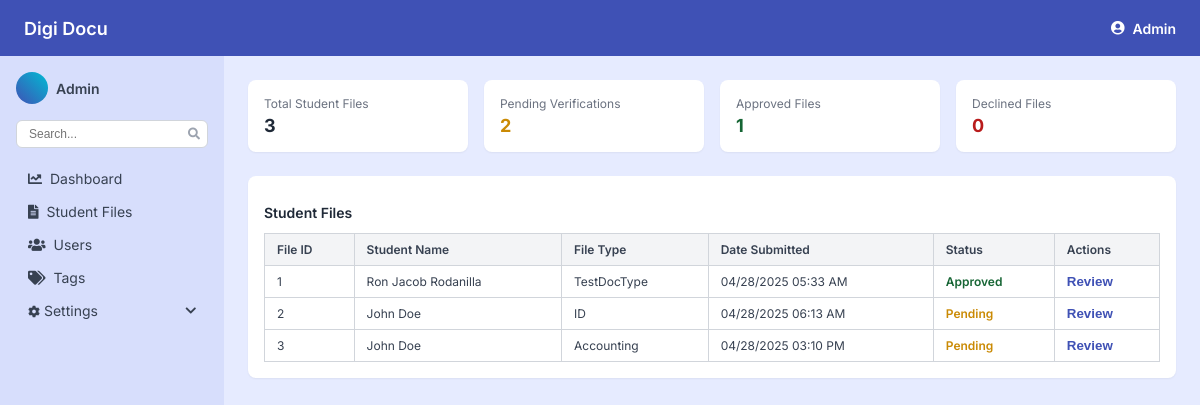
The app's page /documents.php (signed in) with its own data.
### tables this page shows
CREATE TABLE `user` (
  `user_id` int(11) NOT NULL,
  `stud_id` int(20) DEFAULT NULL,
  `email` varchar(255) NOT NULL,
  `user_name` varchar(255) NOT NULL,
  `password` varchar(255) NOT NULL,
  `role` enum('Student','Admin','Dean','Registrar') NOT NULL
);

CREATE TABLE `document` (
  `doc_id` int(11) NOT NULL,
  `stud_id` int(11) NOT NULL,
  `file_name` varchar(255) NOT NULL,
  `doc_type` varchar(100) NOT NULL,
  `doc_desc` varchar(255) DEFAULT NULL,
  `status` enum('Pending','Approved','Declined') DEFAULT 'Pending',
  `created_by` varchar(255) DEFAULT 'Admin',
  `uploaded_at` timestamp NOT NULL DEFAULT current_timestamp(),
  `updated_at` timestamp NOT NULL DEFAULT current_timestamp() ON UPDATE current_timestamp()
);

CREATE TABLE `student` (
  `stud_id` int(11) NOT NULL,
  `name` varchar(255) NOT NULL,
  `course` varchar(255) NOT NULL,
  `year_level` varchar(50) NOT NULL,
  `qpa` decimal(3,2) DEFAULT NULL,
  `min_grade` decimal(3,2) DEFAULT NULL,
  `is_regular_student` tinyint(1) DEFAULT 1,
  `took_only_curriculum_courses` tinyint(1) DEFAULT 1,
  `has_incomplete_grade` tinyint(1) DEFAULT 0,
  `has_dropped_or_failed` tinyint(1) DEFAULT 0,
  `violated_rules` tinyint(1) DEFAULT 0,
  `attendance_percent` decimal(5,2) DEFAULT NULL,
  `eligible` tinyint(1) DEFAULT NULL,
  `created_at` timestamp NOT NULL DEFAULT current_timestamp(),
  `updated_at` timestamp NOT NULL DEFAULT current_timestamp() ON UPDATE current_timestamp()
);

### documents.php (the view, shortened to what this page needs)
<?php
include('include/db.php');
$totalFiles = 0;
$pendingFiles = 0;
$approvedFiles = 0;
$declinedFiles = 0;
$documents = [];
$sql = "SELECT
            COUNT(*) AS total,
            SUM(CASE WHEN status = 'Pending' THEN 1 ELSE 0 END) AS pending,
            SUM(CASE WHEN status = 'Approved' THEN 1 ELSE 0 END) AS approved,
            SUM(CASE WHEN status = 'Declined' THEN 1 ELSE 0 END) AS declined
        FROM document";
$result = $conn->query($sql);
if ($result && $row = $result->fetch_assoc()) {
    $totalFiles = $row['total'];
    $pendingFiles = $row['pending'];
    $approvedFiles = $row['approved'];
    $declinedFiles = $row['declined'];
}
$sql = "SELECT document.doc_id, document.doc_type, document.uploaded_at, document.status, student.name
        FROM document
        INNER JOIN student ON document.stud_id = student.stud_id";
$result = $conn->query($sql);
if ($result && $result->num_rows > 0) {
    while ($row = $result->fetch_assoc()) {
        $documents[] = $row;
    }
}
?>
<html lang="en">
<head>
  <link
    rel="stylesheet"
    href="https://cdnjs.cloudflare.com/ajax/libs/font-awesome/5.15.3/css/all.min.css"/>
 <link rel="stylesheet" href="css/styles.css">
</head>
<body>
<?php include('include/header.php'); ?>
<div class="container">
<?php include('include/sidebar.php'); ?>
    <main>
      <section class="stats-grid">
        <div class="stat-card">
          <p>Total Student Files</p>
          <p><?php echo $totalFiles; ?></p>
        </div>
        <div class="stat-card">
          <p>Pending Verifications</p>
          <p class="stat-yellow"><?php echo $pendingFiles; ?></p>
        </div>
        <div class="stat-card">
          <p>Approved Files</p>
          <p class="stat-green"><?php echo $approvedFiles; ?></p>
        </div>
        <div class="stat-card">
          <p>Declined Files</p>
          <p class="stat-red"><?php echo $declinedFiles; ?></p>
        </div>
      </section>
      <section class="table-container">
        <h2>Student Files</h2>
        <table>
          <thead>
            <tr>
              <th>File ID</th>
              <th>Student Name</th>
              <th>File Type</th>
              <th>Date Submitted</th>
              <th>Status</th>
              <th>Actions</th>
            </tr>
          </thead>
          <tbody>
            <?php foreach ($documents as $doc): ?>
            <tr onclick="window.location.href='document-detail.php?doc_id=<?php echo $doc['doc_id']; ?>'">
              <td><?php echo htmlspecialchars($doc['doc_id']); ?></td>
              <td><?php echo htmlspecialchars($doc['name']); ?></td>
              <td><?php echo htmlspecialchars($doc['doc_type']); ?></td>
              <td><?= date('m/d/Y h:i A', strtotime($doc['uploaded_at'])) ?></td>
              <td class="<?php
                  echo ($doc['status'] == 'Pending') ? 'status-pending' :
                      (($doc['status'] == 'Approved') ? 'status-approved' :
                      (($doc['status'] == 'Declined') ? 'status-declined' : 'status-inreview'));
              ?>">
                <?php echo htmlspecialchars($doc['status']); ?>
              </td>
              <td>
                <button class="action-button" onclick="event.stopPropagation(); window.location.href='document-detail.php?doc_id=<?php echo $doc['doc_id']; ?>'">Review</button>
              </td>
            </tr>
          <?php endforeach; ?>
          </tbody>
        </table>
      </section>
    </main>
  </div>
</body>
</html>

### include/header.php (shortened to what this page needs)
<?php
if (isset($_SESSION['user_id'])) {
    $user_id = $_SESSION['user_id'];
    $sql = "SELECT user_name FROM user WHERE user_id = ?";
    $stmt = $conn->prepare($sql);
    $stmt->bind_param("i", $user_id);
    $stmt->execute();
    $result = $stmt->get_result();
    $user = $result->fetch_assoc();
}
?>
<header>
    <div onclick="window.location.href='landing.php'">Digi Docu</div>
    <div class="user-menu">
        <div class="user" onclick="toggleDropdown()">
            <i class="fas fa-user-circle"></i>
            <span><?php echo htmlspecialchars($user['user_name'] ?? 'User'); ?></span>
        </div>
    </div>
</header>

### include/sidebar.php (shortened to what this page needs)
<?php
$role = $_SESSION['role'] ?? 'Guest';
?>
<aside>
  <div class="profile">
    <div class="avatar"></div>
    <div class="name"><?php echo htmlspecialchars($user['user_name'] ?? 'User'); ?></div>
  </div>
  <div class="search-wrapper">
    <input type="text" placeholder="Search..." />
  </div>
  <nav>
    <?php if ($role == 'Admin') { ?>
        <a href="admin_dashboard.php"><i class="fas fa-chart-line"></i> Dashboard</a>
        <a href="documents.php"><i class="fas fa-file-alt"></i> Student Files</a>
    <?php } ?>
    <?php if ($role == 'Admin') { ?>
        <a href="users.php"><i class="fas fa-users"></i> Users</a>
        <a href="tags.php"><i class="fas fa-tags"></i> Tags</a>
        <div class="settings" onclick="window.location.href='settings.php'">
          <div><i class="fas fa-cog"></i> Settings</div>
        <i class="fas fa-chevron-down"></i>
        </div>
    <?php } ?>
  </nav>
</aside>

### css/styles.css (style rules this page uses)
body { margin: 0; padding: 0; background: none; }
* { box-sizing: border-box; }
body { margin: 0; font-family: 'Inter', sans-serif; background-color: #e6ebff; color: #1f2937; min-height: 100vh; display: flex; flex-direction: column; height: 100vh; }
a { text-decoration: none; color: inherit; }
.container { display: flex; flex: 1 1 auto; overflow: hidden; min-height: 0; }
main { flex: 1 1 auto; padding: 24px; overflow-y: auto; display: flex; flex-direction: column; gap: 24px; min-width: 0; }
.stats-grid { display: grid; grid-template-columns: repeat(1, 1fr); gap: 16px; }
@media (min-width: 640px) { .stats-grid { grid-template-columns: repeat(2, 1fr); } }
@media (min-width: 768px) { .stats-grid { grid-template-columns: repeat(4, 1fr); } }
.stat-card { background-color: white; border-radius: 8px; padding: 16px; box-shadow: 0 1px 2px rgb(0 0 0 / 0.05); }
.stat-card p:first-child { font-size: 0.75rem; color: #6b7280; margin: 0 0 4px 0; }
.stat-card p:last-child { font-weight: 700; font-size: 1.125rem; margin: 0; }
.stat-yellow { color: #ca8a04; }
.stat-green { color: #166534; }
.stat-red { color: #b91c1c; }
.status-pending { color: #6b7280; }
.status-approved { color: #166534; }
.table-container { background-color: white; border-radius: 8px; padding: 16px; box-shadow: 0 1px 2px rgb(0 0 0 / 0.05); overflow-x: auto; }
.table-container h2 { font-weight: 600; font-size: 0.875rem; margin-bottom: 12px; user-select: none; }
table { width: 100%; border-collapse: collapse; font-size: 0.75rem; color: #374151; }
thead { background-color: #f3f4f6; }
th, td { border: 1px solid #d1d5db; padding: 8px 12px; text-align: left; vertical-align: middle; }
th { font-weight: 600; }
.status-pending { color: #ca8a04; font-weight: 600; }
.status-approved { color: #166534; font-weight: 600; }
.action-button { color: #3f51b5; font-weight: 600; background: none; border: none; cursor: pointer; padding: 0; }

### include/header.php (style rules this page uses)
header { background-color: #3f51b5; color: white; height: 56px; display: flex; justify-content: space-between; align-items: center; padding: 0 24px; font-weight: 600; font-size: 1.125rem; flex-shrink: 0; }
header .user { display: flex; align-items: center; gap: 8px; font-size: 0.875rem; cursor: pointer; position: relative; }
.user-menu { position: relative; }

### include/sidebar.php (style rules this page uses)
aside { background-color: #d7defc; width: 224px; padding: 16px; display: flex; flex-direction: column; gap: 16px; color: #374151; font-size: 0.875rem; flex-shrink: 0; overflow-y: auto; }
aside .profile { display: flex; align-items: center; gap: 8px; font-weight: 600; }
aside .profile .avatar { width: 32px; height: 32px; border-radius: 9999px; background: linear-gradient(45deg, #3f51b5, #00bcd4); color: white; font-weight: 600; font-size: 0.75rem; display: flex; align-items: center; justify-content: center; user-select: none; }
aside .search-wrapper { position: relative; }
aside input[type="text"] { width: 100%; padding: 6px 32px 6px 12px; border: 1px solid #d1d5db; border-radius: 6px; font-size: 0.75rem; outline-offset: 2px; outline-color: #3f51b5; }
aside nav { display: flex; flex-direction: column; gap: 4px; }
aside nav a, aside nav .settings { display: flex; align-items: center; gap: 8px; padding: 6px 12px; border-radius: 6px; cursor: pointer; color: #374151; font-size: 0.875rem; user-select: none; }
aside nav .settings { justify-content: space-between; }
aside nav .settings i { font-size: 0.75rem; color: #374151; }

### records on screen
user: user_name "Admin"
document: doc_id "1", stud.name "Ron Jacob Rodanilla", doc_type "TestDocType", uploaded_at "04/28/2025 05:33 AM", status "Approved"
document: doc_id "2", stud.name "John Doe", doc_type "ID", uploaded_at "04/28/2025 06:13 AM", status "Pending"
document: doc_id "3", stud.name "John Doe", doc_type "Accounting", uploaded_at "04/28/2025 03:10 PM", status "Pending"

### other values on screen
$totalFiles "3"
$pendingFiles "2"
$approvedFiles "1"
$declinedFiles "0"
